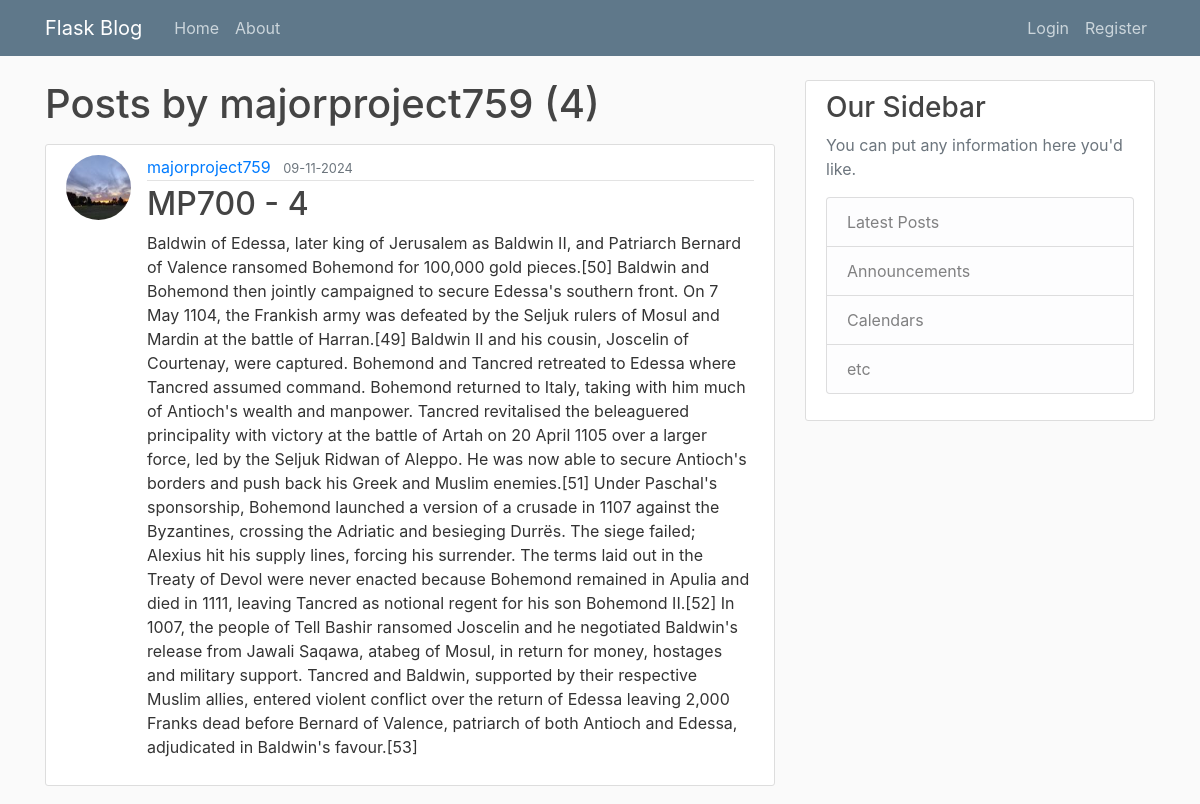
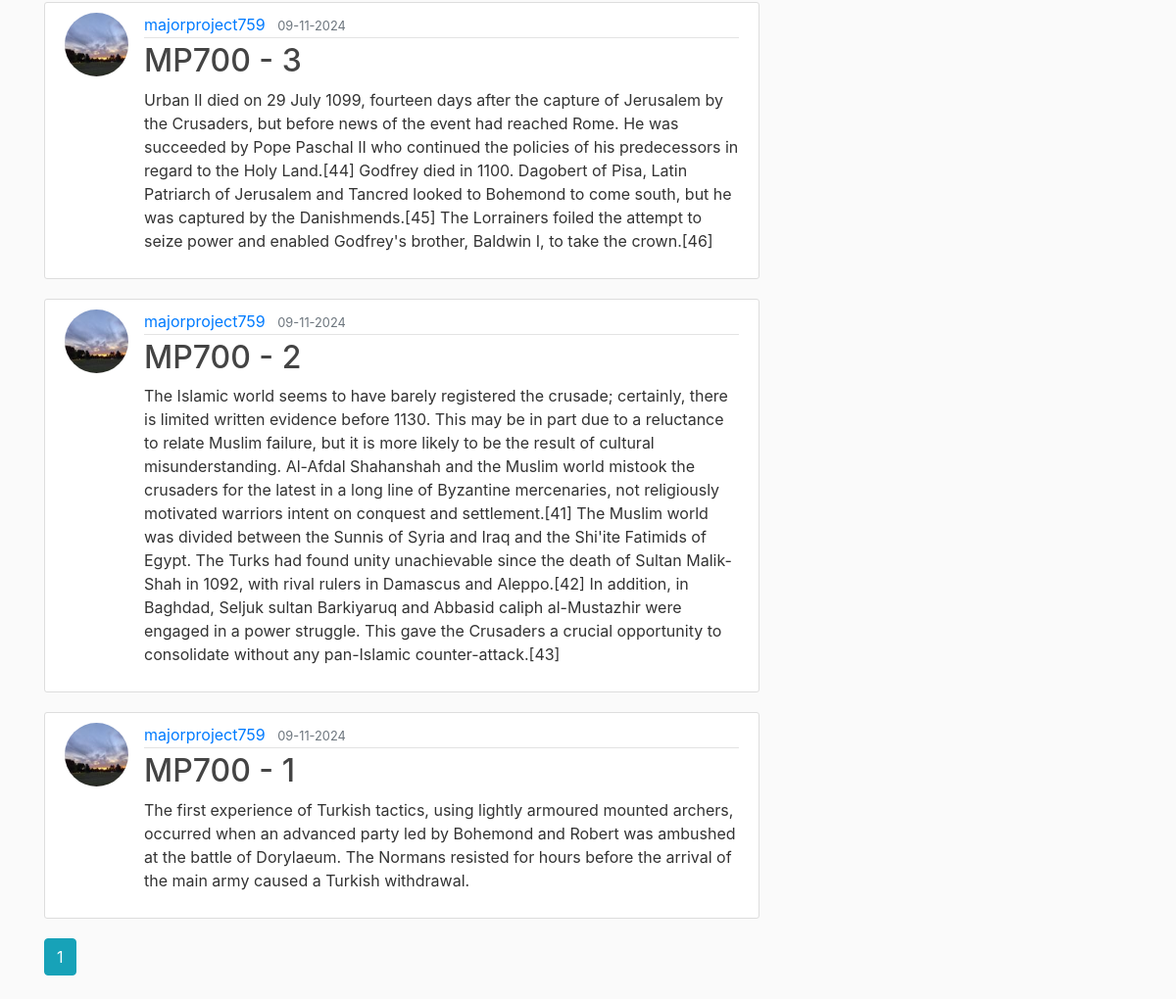
Page /user/majorproject759 on the committed database (2 pictures, top to bottom).
### flask_corey/models.py (models this page shows, shortened)
class User(db.Model, UserMixin):
    id = db.Column(db.Integer, primary_key=True)
    username = db.Column(db.String(20), unique=True, nullable=False)
    email = db.Column(db.String(120), unique=True, nullable=False)
    image_file = db.Column(db.String(20), nullable=False, default='default.jpg')
    password = db.Column(db.String(60), nullable=False)
    posts = db.relationship('Post', backref='author', lazy=True)

class Post(db.Model):
    id = db.Column(db.Integer, primary_key=True)
    title = db.Column(db.String(100), nullable=False)
    date_posted = db.Column(db.DateTime, nullable=False, default=datetime.utcnow)
    content = db.Column(db.Text, nullable=False)
    user_id = db.Column(db.Integer, db.ForeignKey('user.id'), nullable=False)

### flask_corey/users/routes.py (the view)
@users.route("/user/<string:username>")
def user_posts(username):
    page = request.args.get('page', 1, type=int)
    user = User.query.filter_by(username=username).first_or_404()
    posts = Post.query.filter_by(author=user).order_by(Post.date_posted.desc()).paginate(page=page, per_page=4)
    return render_template('user_post.html', posts=posts, user=user)

### flask_corey/templates/user_post.html
{% extends "layout.html" %}
{% block content %}
    <h1 class="mb-3">Posts by {{ user.username }} ({{ posts.total }})</h1>
    {% for post in posts.items %}
        <article class="media content-section">
            <img src="{{ url_for('static', filename='profile_pics/' + post.author.image_file) }}" class="rounded-circle article-img">
            <div class="media-body">
            <div class="article-metadata">
                <a class="mr-2" href="{{ url_for('users.user_posts', username=post.author.username) }}">{{ post.author.username }}</a>
                <small class="text-muted">{{ post.date_posted.strftime('%m-%d-%Y') }}</small>
            </div>
            <h2><a class="article-title" href="{{ url_for('posts.post', post_id=post.id) }}">{{ post.title }}</a></h2>
            <p class="article-content">{{ post.content }}</p>
            </div>
        </article>
    {% endfor %}
    {% for page_num in posts.iter_pages(left_edge=1, right_edge=1, left_current=1, right_current=2) %}
        {% if page_num %}
            {% if posts.page == page_num %}
                <a class="btn btn-info mb-4" href="{{ url_for('users.user_posts', username=user.username, page=page_num) }}">{{ page_num }}</a>
            {% else %}
                <a class="btn btn-outline-info mb-4" href="{{ url_for('users.user_posts', username=user.username, page=page_num) }}">{{ page_num }}</a>
            {% endif %}
        {% else %}
            ...
        {% endif %}
    {% endfor %}
{% endblock content %}

### flask_corey/static/main.css (style rules this page uses)
body { background: #fafafa; color: #333333; margin-top: 5rem; }
h1, h2, h3, h4, h5, h6 { color: #444444; }
.content-section { background: #ffffff; padding: 10px 20px; border: 1px solid #dddddd; border-radius: 3px; margin-bottom: 20px; }
.article-title { color: #444444; }
.article-content { white-space: pre-line; }
.article-img { height: 65px; width: 65px; margin-right: 16px; }
.article-metadata { padding-bottom: 1px; margin-bottom: 4px; border-bottom: 1px solid #e3e3e3 }

### rows in the picture
User: username "majorproject759"
Post: image_file (picture), author.username "majorproject759", date_posted "09-11-2024", title "MP700 - 4", content "Baldwin of Edessa, later king of Jerusalem as Baldwin II, and Patriarch Bernard of Valence ransomed Bohemond for 100,000 gold pieces.[50] Baldwin and Bohemond then jointly campaigned to secure Edessa's southern front. On 7 May 1104, the Frankish army was defeated by the Seljuk rulers of Mosul and Mardin at the battle of Harran.[49] Baldwin II and his cousin, Joscelin of Courtenay, were captured. Bohemond and Tancred retreated to Edessa where Tancred assumed command. Bohemond returned to Italy, taking with him much of Antioch's wealth and manpower. Tancred revitalised the beleaguered principality with victory at the battle of Artah on 20 April 1105 over a larger force, led by the Seljuk…"
Post: image_file (picture), author.username "majorproject759", date_posted "09-11-2024", title "MP700 - 3", content "Urban II died on 29 July 1099, fourteen days after the capture of Jerusalem by the Crusaders, but before news of the event had reached Rome. He was succeeded by Pope Paschal II who continued the policies of his predecessors in regard to the Holy Land.[44] Godfrey died in 1100. Dagobert of Pisa, Latin Patriarch of Jerusalem and Tancred looked to Bohemond to come south, but he was captured by the Danishmends.[45] The Lorrainers foiled the attempt to seize power and enabled Godfrey's brother, Baldwin I, to take the crown.[46]"
Post: image_file (picture), author.username "majorproject759", date_posted "09-11-2024", title "MP700 - 2", content "The Islamic world seems to have barely registered the crusade; certainly, there is limited written evidence before 1130. This may be in part due to a reluctance to relate Muslim failure, but it is more likely to be the result of cultural misunderstanding. Al-Afdal Shahanshah and the Muslim world mistook the crusaders for the latest in a long line of Byzantine mercenaries, not religiously motivated warriors intent on conquest and settlement.[41] The Muslim world was divided between the Sunnis of Syria and Iraq and the Shi'ite Fatimids of Egypt. The Turks had found unity unachievable since the death of Sultan Malik-Shah in 1092, with rival rulers in Damascus and Aleppo.[42] In addition, in…"
Post: image_file (picture), author.username "majorproject759", date_posted "09-11-2024", title "MP700 - 1", content "The first experience of Turkish tactics, using lightly armoured mounted archers, occurred when an advanced party led by Bohemond and Robert was ambushed at the battle of Dorylaeum. The Normans resisted for hours before the arrival of the main army caused a Turkish withdrawal."

### other values in the picture
{{ posts.total }} "4"
{{ page_num }} "1"
